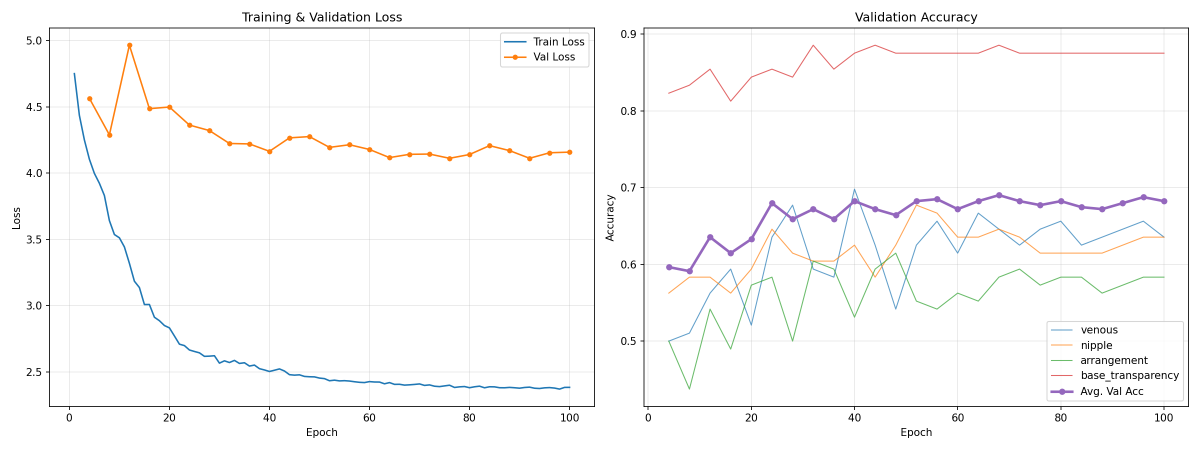
#> input picture training_curves_V4.png, 2400 x 900 px (shown at 1/2 size); its folder holds only this picture in this run
$ python -i edge_extract.py   (imports and definitions only)
#> lines starting #> are read from the running program, lines starting #| are printed output that depends on the picture; after the words box and inside, x2 and y2 are one past the last pixel; in counts of white or black regions, pixels touching at a corner belong together
import os
import glob
import cv2
import numpy as np


def normalize_to_uint8(x):
    x = x.astype(np.float32)
    x = x - x.min()
    x = x / (x.max() + 1e-6)
    return (x * 255).astype(np.uint8)


def smooth_1d(y, win=21):
    """
    简单滑动平均平滑曲线
    """
    if win % 2 == 0:
        win += 1
    pad = win // 2
    y_pad = np.pad(y, (pad, pad), mode="edge")
    kernel = np.ones(win, dtype=np.float32) / win
    y_smooth = np.convolve(y_pad, kernel, mode="valid")
    return y_smooth


def build_boundary_score(image_rgb):
    """
    构建边界可能性 score。
    score 越大，越可能是甲襞上缘边界。

    核心思想：
    1. 不用单纯局部梯度；
    2. 比较上方窗口和下方窗口的颜色/亮度差异；
    3. 抑制强反光；
    4. 抑制红色血管区域；
    5. 加入位置先验。
    """

    h, w = image_rgb.shape[:2]

    # RGB -> LAB，L 表示亮度，A/B 表示颜色
    lab = cv2.cvtColor(image_rgb, cv2.COLOR_RGB2LAB)
    L = lab[:, :, 0].astype(np.float32)
    A = lab[:, :, 1].astype(np.float32)
    B = lab[:, :, 2].astype(np.float32)

    # 轻微平滑，降低噪声
    L_blur = cv2.GaussianBlur(L, (9, 9), 0)
    A_blur = cv2.GaussianBlur(A, (9, 9), 0)
    B_blur = cv2.GaussianBlur(B, (9, 9), 0)

    # 用上下窗口差异构建“边界感”
    # window 越大，越关注区域差异，而不是细小边缘
    offset = max(8, h // 60)

    score = np.zeros((h, w), dtype=np.float32)

    for y in range(offset, h - offset):
        upper_L = L_blur[y - offset, :]
        lower_L = L_blur[y + offset, :]

        upper_A = A_blur[y - offset, :]
        lower_A = A_blur[y + offset, :]

        upper_B = B_blur[y - offset, :]
        lower_B = B_blur[y + offset, :]

        # 上下区域差异，不只看亮度，也看颜色
        diff_L = np.abs(lower_L - upper_L)
        diff_A = np.abs(lower_A - upper_A)
        diff_B = np.abs(lower_B - upper_B)

        score[y, :] = 0.5 * diff_L + 0.25 * diff_A + 0.25 * diff_B

    # 归一化
    score = score - score.min()
    score = score / (score.max() + 1e-6)

    # ---------- 抑制强反光 ----------
    gray = cv2.cvtColor(image_rgb, cv2.COLOR_RGB2GRAY)
    highlight = (gray > 220).astype(np.float32)
    highlight = cv2.dilate(highlight, np.ones((9, 9), np.uint8), iterations=1)

    # 反光区域虽然边缘强，但不希望路径走那里
    score = score * (1.0 - 0.75 * highlight)

    # ---------- 抑制红色血管 ----------
    R = image_rgb[:, :, 0].astype(np.float32)
    G = image_rgb[:, :, 1].astype(np.float32)
    Bc = image_rgb[:, :, 2].astype(np.float32)

    # 红色显著区域：R 明显大于 G/B
    redness = R - 0.5 * G - 0.5 * Bc
    redness = redness - redness.min()
    redness = redness / (redness.max() + 1e-6)

    vessel_like = (redness > 0.55).astype(np.float32)
    vessel_like = cv2.dilate(vessel_like, np.ones((5, 5), np.uint8), iterations=1)

    # 血管区域也降低 score
    score = score * (1.0 - 0.7 * vessel_like)

    # ---------- 位置软先验 ----------
    # 不是硬裁剪，只是让中上部更可能成为边界
    yy = np.linspace(0, 1, h).reshape(h, 1)

    # 你可以根据数据调整 center
    # 如果边界通常在图像高度 20%~45%，center=0.32 比较合适
    center = 0.32
    sigma = 0.22
    pos_prior = np.exp(-((yy - center) ** 2) / (2 * sigma ** 2))

    score = score * pos_prior

    # 再归一化
    score = score - score.min()
    score = score / (score.max() + 1e-6)

    return score


def dynamic_programming_path(score, smooth_penalty=4.0, max_jump=8):
    """
    在 score map 上找一条从左到右的最优路径。

    score 越大越好。
    动态规划中转成 cost = -score。

    smooth_penalty 控制曲线平滑程度：
        越大，线越平滑，不容易上下乱跳。
    max_jump 控制相邻列 y 坐标最大跳动范围。
    """

    h, w = score.shape

    cost = -score.astype(np.float32)

    dp = np.full((h, w), np.inf, dtype=np.float32)
    backtrack = np.zeros((h, w), dtype=np.int32)

    dp[:, 0] = cost[:, 0]

    for x in range(1, w):
        for y in range(h):
            y_min = max(0, y - max_jump)
            y_max = min(h, y + max_jump + 1)

            prev_ys = np.arange(y_min, y_max)

            # 平滑惩罚：相邻列跳动越大，代价越高
            jump_cost = smooth_penalty * ((prev_ys - y) ** 2) / (max_jump ** 2)

            candidates = dp[y_min:y_max, x - 1] + jump_cost

            best_idx = np.argmin(candidates)
            best_prev_y = prev_ys[best_idx]

            dp[y, x] = cost[y, x] + candidates[best_idx]
            backtrack[y, x] = best_prev_y

    # 回溯
    path = np.zeros(w, dtype=np.int32)
    path[-1] = np.argmin(dp[:, -1])

    for x in range(w - 1, 0, -1):
        path[x - 1] = backtrack[path[x], x]

    return path


def extract_boundary_line(image_rgb, resize_width=768):
    """
    输入 RGB 图像，输出边界线坐标。
    为了速度和稳定性，先 resize 到固定宽度处理。
    """

    h0, w0 = image_rgb.shape[:2]

    scale = resize_width / w0
    resize_height = int(h0 * scale)

    image_resized = cv2.resize(
        image_rgb,
        (resize_width, resize_height),
        interpolation=cv2.INTER_LINEAR
    )

    score = build_boundary_score(image_resized)

    path = dynamic_programming_path(
        score,
        smooth_penalty=5.0,
        max_jump=max(4, resize_height // 80)
    )

    # 平滑曲线
    path_smooth = smooth_1d(path.astype(np.float32), win=31)

    # 映射回原图坐标
    xs_resized = np.arange(resize_width)
    xs_original = xs_resized / scale
    ys_original = path_smooth / scale

    return xs_original, ys_original, score, image_resized, path_smooth


def draw_boundary_overlay(image_rgb, xs, ys, color=(255, 0, 0), thickness=3):
    """
    在原图上画边界线。
    color 是 RGB。
    """
    overlay = image_rgb.copy()
    pts = []

    h, w = image_rgb.shape[:2]

    for x, y in zip(xs, ys):
        xi = int(round(x))
        yi = int(round(y))

        if 0 <= xi < w and 0 <= yi < h:
            pts.append([xi, yi])

    pts = np.array(pts, dtype=np.int32)

    if len(pts) > 1:
        cv2.polylines(
            overlay,
            [pts],
            isClosed=False,
            color=color,
            thickness=thickness
        )

    return overlay


def draw_band_overlay(image_rgb, xs, ys, band_width=120):
    """
    画出沿边界线上下扩展的带状区域。
    这个 band 后续可以作为 ROI 使用。
    """
    overlay = image_rgb.copy()
    h, w = image_rgb.shape[:2]

    mask = np.zeros((h, w), dtype=np.uint8)

    upper_pts = []
    lower_pts = []

    for x, y in zip(xs, ys):
        xi = int(round(x))
        yi = int(round(y))

        if 0 <= xi < w:
            y1 = max(0, yi - band_width)
            y2 = min(h - 1, yi + band_width)
            upper_pts.append([xi, y1])
            lower_pts.append([xi, y2])

    if len(upper_pts) > 1:
        polygon = np.array(upper_pts + lower_pts[::-1], dtype=np.int32)
        cv2.fillPoly(mask, [polygon], 255)

    # 红色透明覆盖
    color_mask = np.zeros_like(image_rgb)
    color_mask[:, :, 0] = 255

    alpha = 0.25
    overlay = np.where(
        mask[:, :, None] > 0,
        (overlay * (1 - alpha) + color_mask * alpha).astype(np.uint8),
        overlay
    )

    # 画中心线
    overlay = draw_boundary_overlay(overlay, xs, ys, color=(255, 0, 0), thickness=3)

    return overlay, mask


def debug_boundary_extraction(image_path, save_dir="./boundary_debug"):
#> called with image_path = '../training_curves_V4.png', save_dir = './boundary_debug'
    os.makedirs(save_dir, exist_ok=True)

    image_bgr = cv2.imread(image_path)
#> image_bgr is the input picture: shape (900, 2400, 3); mean B, G, R 250.1, 250.1, 250.4
    if image_bgr is None:
        raise FileNotFoundError(image_path)

    image_rgb = cv2.cvtColor(image_bgr, cv2.COLOR_BGR2RGB)

    xs, ys, score, image_resized, path_resized = extract_boundary_line(
        image_rgb,
        resize_width=768
    )
#> in build_boundary_score, `lab = cv2.cvtColor(image_rgb, cv2.COLOR_RGB2LAB)`: lab: shape (288, 768, 3); mean of channels 0, 1, 2 250.7, 128.2, 128.1
#> after the loop in build_boundary_score, `for y in range(offset, h - offset):`:
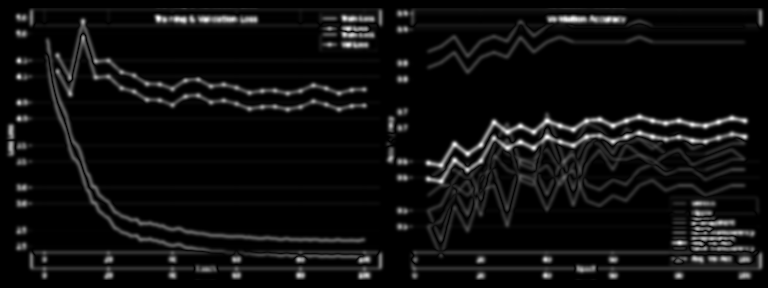
#> score: shape (288, 768) float32; min 0, max 52.43, mean 3.1; drawn with min black and max white
#> in build_boundary_score, `highlight = (gray > 220).astype(np.float32)`:
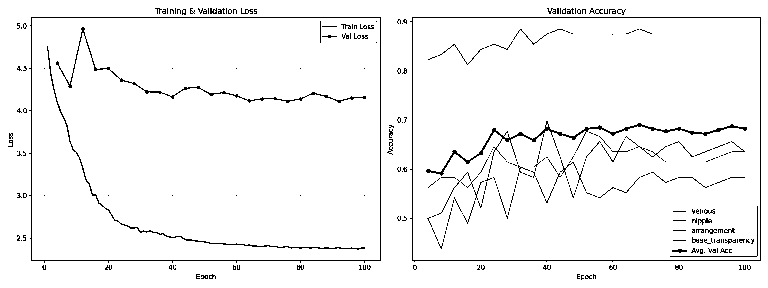
#> highlight: shape (288, 768) float32; values 0 (black) and 1 (white), 96.4% white; black in thin lines or dots
#> in build_boundary_score, `highlight = cv2.dilate(highlight, np.ones((9, 9), np.uint8), iteration..`: highlight: shape (288, 768) float32; every value is 1
#> in build_boundary_score, `vessel_like = (redness > 0.55).astype(np.float32)`: vessel_like: shape (288, 768) float32; values 0 (black) and 1 (white), 0.52% white in thin lines or dots, all inside (x1, y1, x2, y2) = (56, 27, 745, 241)
#> in build_boundary_score, `vessel_like = cv2.dilate(vessel_like, np.ones((5, 5), np.uint8), itera..`: vessel_like: shape (288, 768) float32; values 0 (black) and 1 (white), 3% white; 9 white regions, largest, box (x1, y1, x2, y2) and area: (54, 25, 368, 105) 2784, (426, 27, 575, 67) 1181, (532, 129, 668, 179) 1132
#> in dynamic_programming_path, `dp[:, 0] = cost[:, 0]`: dp: shape (288, 768) float32; 99.87% of the values are NaN or infinite; the others: min 0, max 0, mean 0
#> after the loop in dynamic_programming_path, `for x in range(1, w):`:
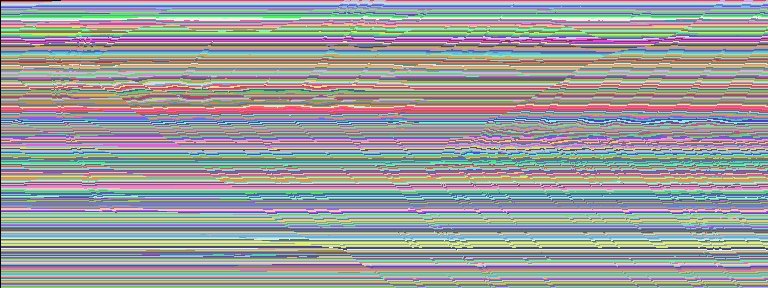
#> backtrack: shape (288, 768) int32; 288 distinct labels, from 0 to 287; one colour per label, 0 black
#> after the loop in dynamic_programming_path, `for x in range(1, w):`:
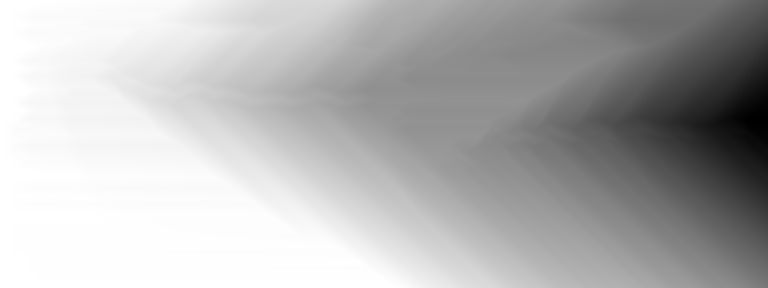
#> dp: shape (288, 768) float32; min -281.4, max 0, mean -82.79; drawn with min black and max white
#> after the loop in dynamic_programming_path, `for x in range(w - 1, 0, -1):`: path = 768 values, max 152 at index 465, min 76 at index 0, mean 110.7
#> in smooth_1d, `y_pad = np.pad(y, (pad, pad), mode="edge")`: y_pad = 798 values, max 152 at index 480, min 76 at index 0, mean 110.2
#> in smooth_1d, `y_smooth = np.convolve(y_pad, kernel, mode="valid")`: y_smooth = 768 values, max 147.8 at index 464, min 76 at index 0, mean 110.7
#> in extract_boundary_line, `path_smooth = smooth_1d(path.astype(np.float32), win=31)`: path_smooth has the same summary as y_smooth in smooth_1d
#> in extract_boundary_line, `ys_original = path_smooth / scale`: ys_original = 768 values, max 461.8 at index 464, min 237.5 at index 0, mean 345.9
#> xs = 768 values from 0 to 2396.9; ys has the same summary as ys_original in extract_boundary_line; path_resized has the same summary as y_smooth in smooth_1d

    line_overlay = draw_boundary_overlay(
        image_rgb,
        xs,
        ys,
        color=(255, 0, 0),
        thickness=3
    )
#> the loop in draw_boundary_overlay, `for x, y in zip(xs, ys):` made 768 passes
#> (x, xi, yi) on passes 1 to 3: (0, 0, 238), (3.12, 3, 238), (6.25, 6, 238)
#> after the loop in draw_boundary_overlay, `for x, y in zip(xs, ys):`: pts = 768 pairs, first value 0 to 2397, second value 238 to 462
#> in draw_boundary_overlay, `cv2.polylines( overlay, [pts], isClosed=False, color=color, thickness=..`:
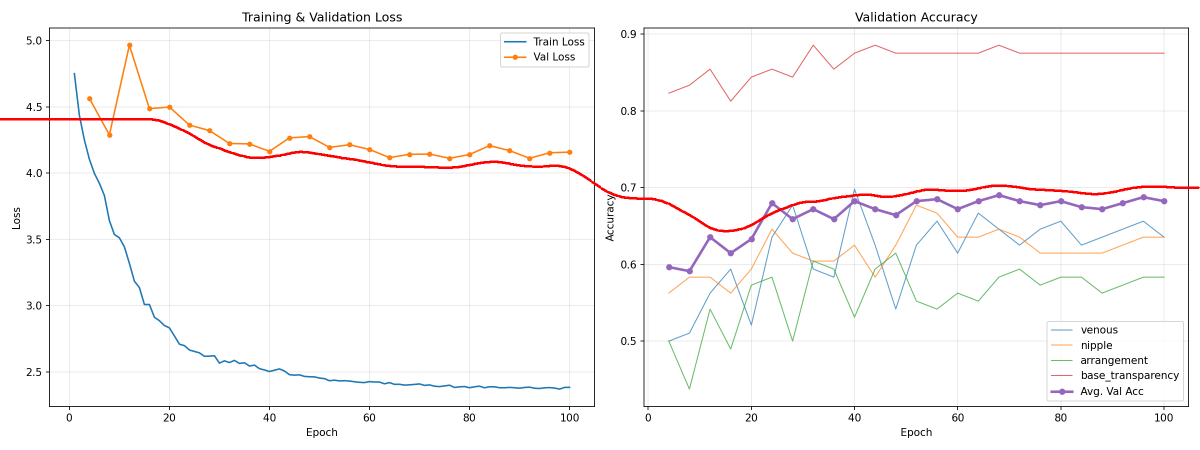
#> overlay: shape (900, 2400, 3) (shown at 1/2 size); mean R, G, B 250.4, 248.6, 248.6

    band_overlay, band_mask = draw_band_overlay(
        image_rgb,
        xs,
        ys,
        band_width=200
    )
#> the loop in draw_band_overlay, `for x, y in zip(xs, ys):` made 768 passes
#> (x, xi, yi, y1, y2) on passes 1 to 12: (0, 0, 238, 38, 438), (3.12, 3, 238, 38, 438), (6.25, 6, 238, 38, 438), (9.38, 9, 238, 38, 438), (12.5, 12, 238, 38, 438), (15.62, 16, 238, 38, 438), (18.75, 19, 238, 38, 438), (21.88, 22, 238, 38, 438), (25, 25, 238, 38, 438), (28.12, 28, 238, 38, 438), (31.25, 31, 238, 38, 438), (34.38, 34, 238, 38, 438)
#> (xi, yi, y1, y2) on passes 61 to 66: (188, 238, 38, 438), (191, 238, 38, 438), (194, 238, 38, 438), (197, 238, 38, 438), (200, 238, 38, 438), (203, 238, 38, 438)
#> after the loop in draw_band_overlay, `for x, y in zip(xs, ys):`: lower_pts = 768 pairs, first value 0 to 2397, second value 438 to 662; upper_pts = 768 pairs, first value 0 to 2397, second value 38 to 262
#> in draw_band_overlay, `polygon = np.array(upper_pts + lower_pts[::-1], dtype=np.int32)`: polygon = 1536 pairs, first value 0 to 2397, second value 38 to 662
#> in draw_band_overlay, `cv2.fillPoly(mask, [polygon], 255)`:
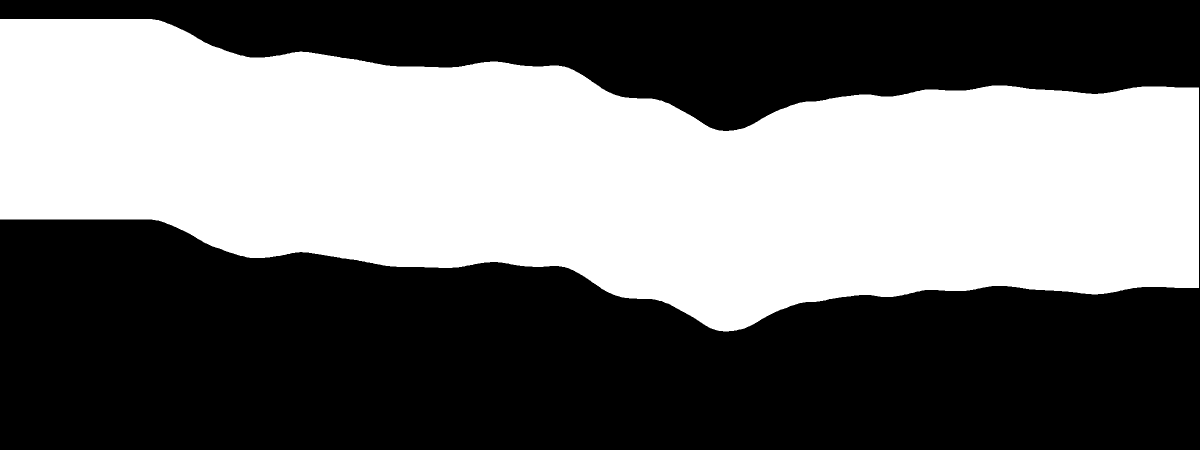
#> mask: shape (900, 2400) (shown at 1/2 size); 44.5% white; 1 white region, box (x1, y1, x2, y2) and area: (0, 38, 2398, 663) 961598
#> call 2 of draw_boundary_overlay, with xs = array of shape (768,), ys = array of shape (768,), color = (255, 0, 0), thickness = 3
#> the loop in draw_boundary_overlay (call 2), `for x, y in zip(xs, ys):` made 768 passes
#> (x, xi) on passes 1 to 3: (0, 0), (3.12, 3), (6.25, 6)
#> in draw_boundary_overlay (call 2), `cv2.polylines( overlay, [pts], isClosed=False, color=color, thickness=..`:
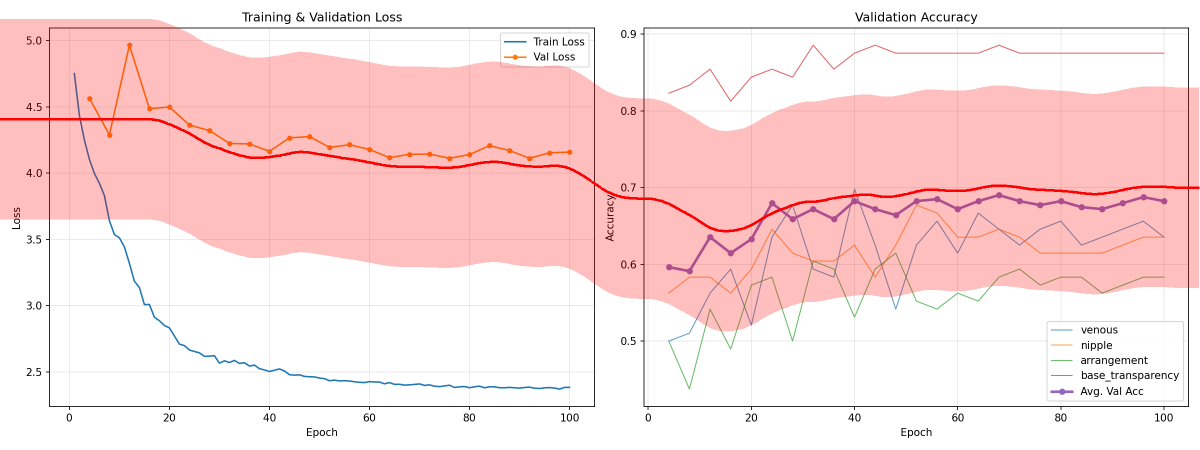
#> overlay: shape (900, 2400, 3) (shown at 1/2 size); mean R, G, B 250.8, 221, 221

    base = os.path.splitext(os.path.basename(image_path))[0]

    cv2.imwrite(
        os.path.join(save_dir, f"{base}_00_original.jpg"),
        cv2.cvtColor(image_rgb, cv2.COLOR_RGB2BGR)
    )

    cv2.imwrite(
        os.path.join(save_dir, f"{base}_01_score_map.jpg"),
        normalize_to_uint8(score)
    )

    cv2.imwrite(
        os.path.join(save_dir, f"{base}_02_boundary_line.jpg"),
        cv2.cvtColor(line_overlay, cv2.COLOR_RGB2BGR)
    )

    cv2.imwrite(
        os.path.join(save_dir, f"{base}_03_boundary_band.jpg"),
        cv2.cvtColor(band_overlay, cv2.COLOR_RGB2BGR)
    )

    cv2.imwrite(
        os.path.join(save_dir, f"{base}_04_band_mask.jpg"),
        band_mask
    )

    # 保存边界坐标
    coords = np.stack([xs, ys], axis=1)
    np.savetxt(
        os.path.join(save_dir, f"{base}_boundary_coords.txt"),
        coords,
        fmt="%.2f",
        delimiter=",",
        header="x,y"
    )


# [129 lines left out: functions extract_and_save_band, find_vessel_highest_points, extract_band_from_masks, extract_and_save_band_from_masks, not called in this run]


# [21 lines not run here, left out]

>>> result = debug_boundary_extraction('../training_curves_V4.png')
